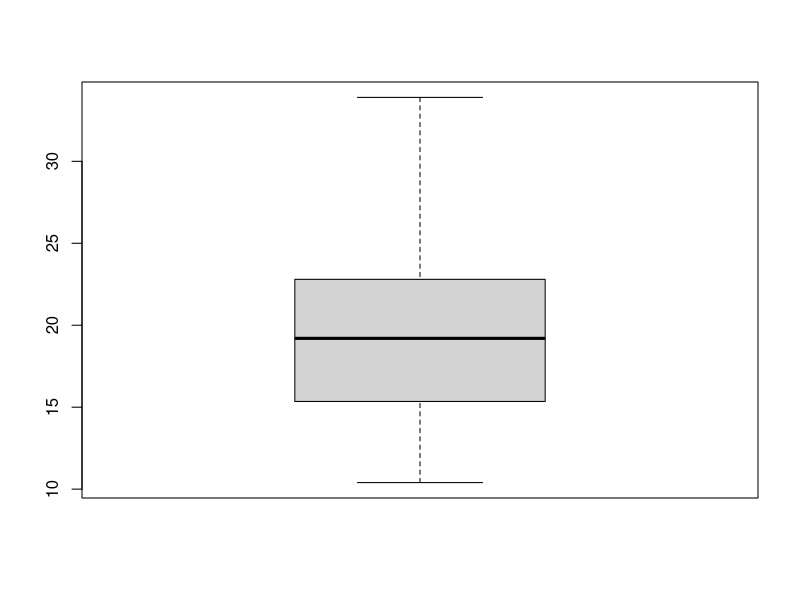
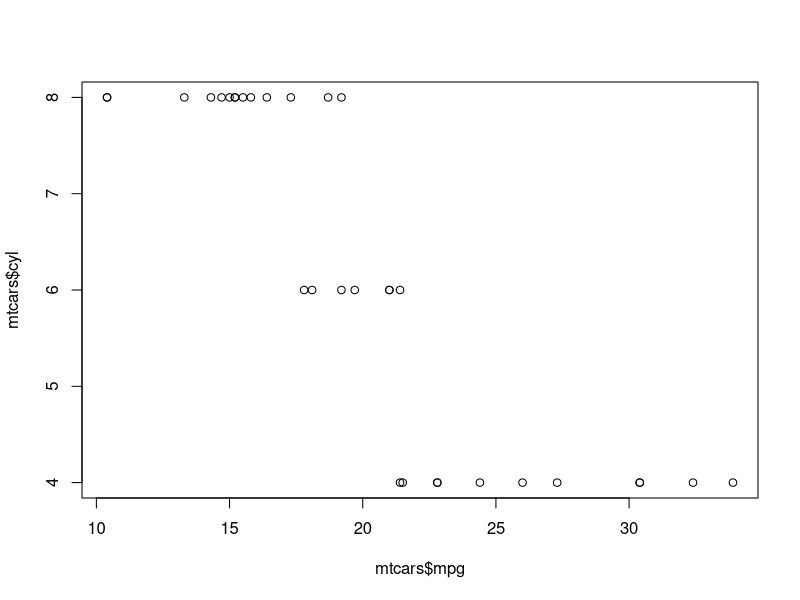
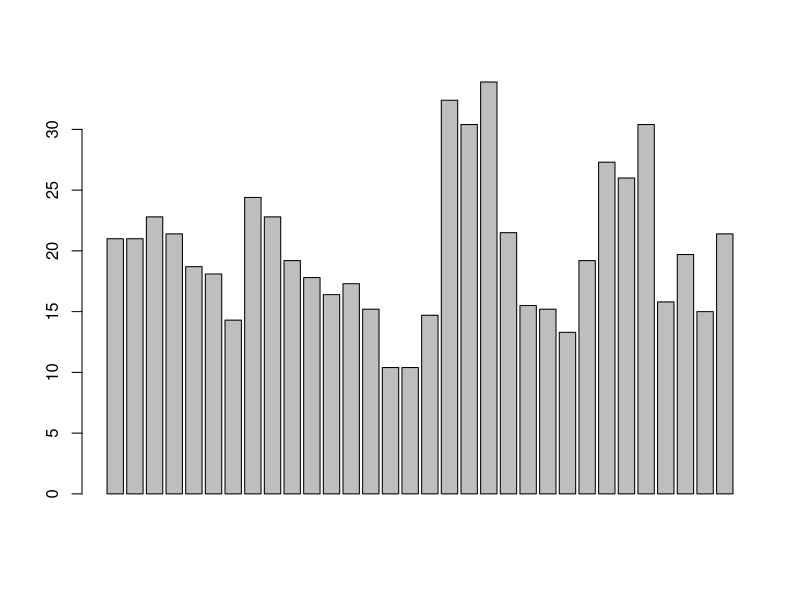

Here is the R script that generated these plots, in order:
summary(mtcars)
mean (mtcars$mpg)
sd(mtcars$mpg)
max(mtcars$mpg)
min(mtcars$mpg)
boxplot(mtcars$mpg)
mtcars$mpg
length(mtcars$mpg)
plot(mtcars$mpg, mtcars$cyl)
barplot(mtcars$mpg)
print ("hello guys")
